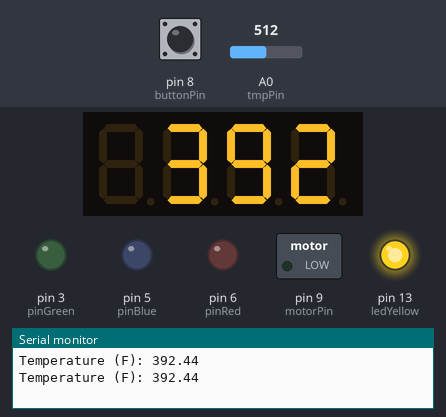
This sketch was run on a simulated Arduino Uno, built with avr-gcc and run on an emulated ATmega328P. Shown: 4-digit seven-segment display, switched loads named in the sketch (green lamp = pin HIGH), output pins drawn as LEDs (lit = HIGH), the last lines printed to the serial monitor. Inputs (shaded band) come from the test bench; at power-on: A0 (tmpPin) = 512, pin 8 (buttonPin) LOW.

Above: at 1.2 s.
1.3 s: A0 (tmpPin) set to 156
At 2.9 s:
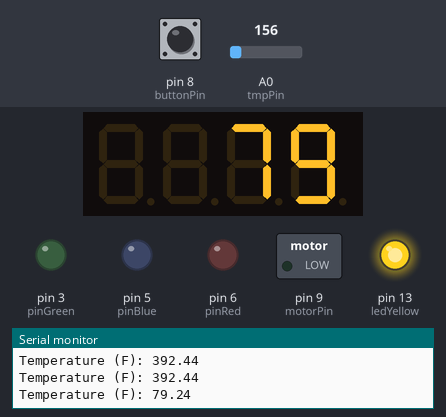
4.6 s: A0 (tmpPin) set to 130
At 7.2 s:
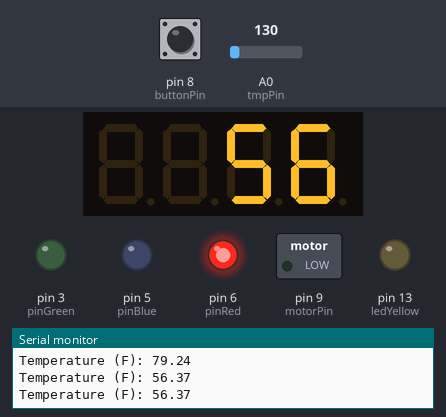
8.9 s: A0 (tmpPin) set to 68
At 10.4 s:
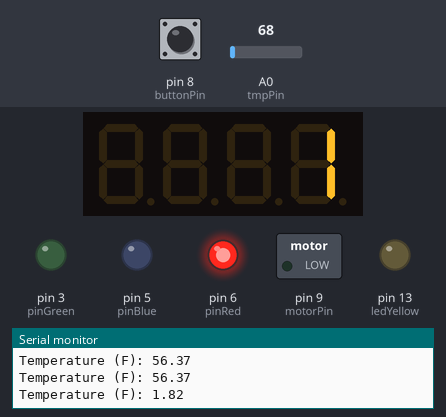
12.1 s: A0 (tmpPin) set to 60
At 13.6 s:
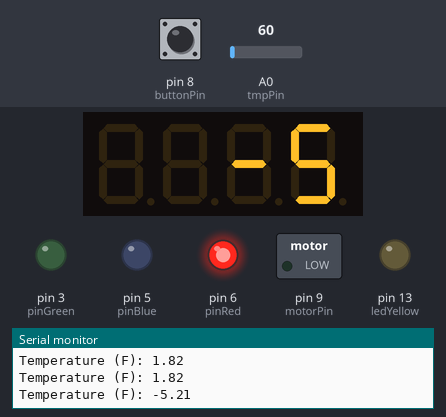
16.4 s: A0 (tmpPin) set to 306
At 18.8 s:
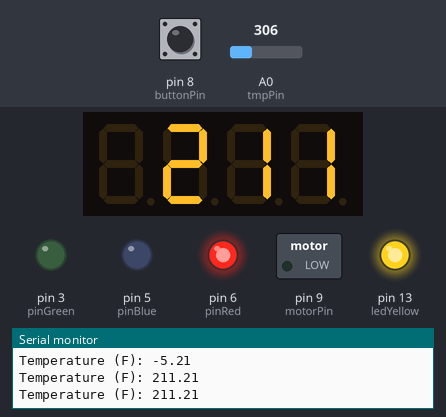
20.7 s: pin 8 (buttonPin) pulled HIGH for 0.65 s
Timing chart, 0 to 25.8 s (numbered marks = the images above; inputs shaded):
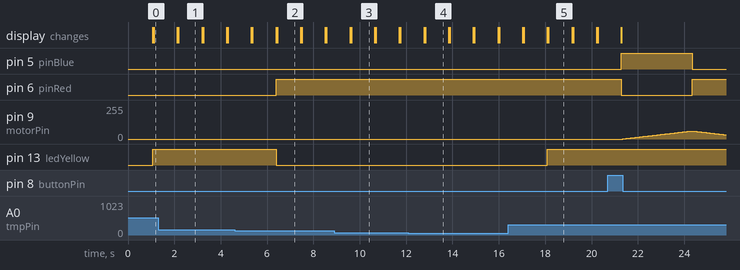

Measured:
- the behaviour switches between 146 and 145 on A0 (tmpPin) (found by bisection; images 1 and 2)
- the behaviour switches between 65 and 64 on A0 (tmpPin) (found by bisection; images 3 and 4)
- after the input at 1.3 s, the display: first differs from a run without the input after 0.87 s (image 1)
- after the input at 4.6 s, pin 6 (pinRed): LOW → HIGH after 1.8 s; pin 13 (ledYellow): HIGH → LOW after 1.8 s; the display: first differs from a run without the input after 0.77 s (image 2)
- after the input at 8.9 s, the display: first differs from a run without the input after 0.72 s (image 3)
- after the input at 12.1 s, the display: first differs from a run without the input after 0.72 s (image 4)
- after the input at 16.4 s, pin 13 (ledYellow): LOW → HIGH after 1.7 s; the display: first differs from a run without the input after 0.67 s (image 5)
- after the input at 20.7 s, pin 5 (pinBlue): LOW → HIGH after 0.59 s, → LOW 3.1 s later; pin 6 (pinRed): HIGH → LOW after 0.59 s, → HIGH 3.1 s later; pin 9 (motorPin): rises from 0/255 to 60/255 in 3.0 s, then falls to 31/255 in 1.5 s

The sketch:

tempFanWithDisplay_Nat.ino
```cpp
//what the project does:

//At certain temp the button will work.
//When on, a light will be green
//and the fan will go through a burst of movement.
//When off, no fan movement and the light will be red.
//When the temperture reaches the right level a light will be yellow.
//Display will show current temperature (in °F).

#include <Arduino.h>
#include <TM1637Display.h>

const int pinRed = 6;
const int pinBlue = 5;
const int pinGreen = 3;
const int ledYellow = 13;
const int buttonPin = 8;
const int motorPin = 9;
const int tmpPin = A0;
const byte CLK_PIN = 11;
const byte DIO_PIN = 10;

TM1637Display display = TM1637Display(CLK_PIN, DIO_PIN);

void setup()
{
  pinMode(buttonPin, INPUT);
  pinMode(motorPin, OUTPUT);
  pinMode(pinRed, OUTPUT);
  pinMode(pinBlue, OUTPUT);
  pinMode(pinGreen, OUTPUT);
  pinMode(ledYellow, OUTPUT);
  display.setBrightness(7); //sets how bright the numbers on the display will be
  Serial.begin(9600);
}

void loop()
{
  display.clear();
  int reading = analogRead(tmpPin);
  int tmpPinValue = analogRead(tmpPin);

  //get the voltage
  float voltage = tmpPinValue * (5.0 / 1023.0);

  //convert to °Celsius
  float temperatureC = (voltage - 0.5) * 100.0;

  //convert to °Fahrenheit
  float temperatureF = (temperatureC * 9.0/5.0) + 32;

  int temp = (int)temperatureF; //when saying 'temp', it means 'temperatureF'
  Serial.print("Temperature (F): "); //specify that the temperature is in Fahrenheit before the number is printed in the serial monitor
  Serial.println(temperatureF); //print the temerature in the serial monitor
  display.showNumberDec(temp); //display the temperature on the display
  delay(1000); //pause for 1 second
  display.clear(); //clear the display

  if(temperatureF >= 70.0){//set the temperature for the yellow LED to turn on, and the button to work
    digitalWrite(ledYellow, HIGH);//turns yellow LED on
    if(digitalRead(buttonPin) == HIGH){ //if button is pressed
      for (int speed = 0; speed <= 60; speed++) {
        //starts up the motor

        //RED
        analogWrite(pinRed, 0);
        //BLUE (but actually green, even though everything seems to be pulgged in correctly)
        analogWrite(pinBlue, 255);
        //GREEN (but actually blue, even though everything seems to be pulgged in correctly)
        analogWrite(pinGreen, 0);//

        analogWrite(motorPin, speed);
        delay(50);//wait for 50 milliseconds
      }
      for (int speed = 60; speed >= 0; speed--) {
        //slows down the motor

        //RED
        analogWrite(pinRed, 255);//make the LED red
        //BLUE
        analogWrite(pinBlue, 0);
        //GREEN
        analogWrite(pinGreen, 0);

        analogWrite(motorPin, speed);
        delay(50);//wait for 50 milliseconds
      }
    }
  } else { //otherwise
     digitalWrite(ledYellow, LOW);//has the yellow LED be off

     analogWrite(motorPin, 0);//turn off the motor

     //RED
     analogWrite(pinRed, 255);//makes the LED red
     //BLUE
     analogWrite(pinBlue, 0);
     //GREEN
     analogWrite(pinGreen, 0);
   }
}
```
